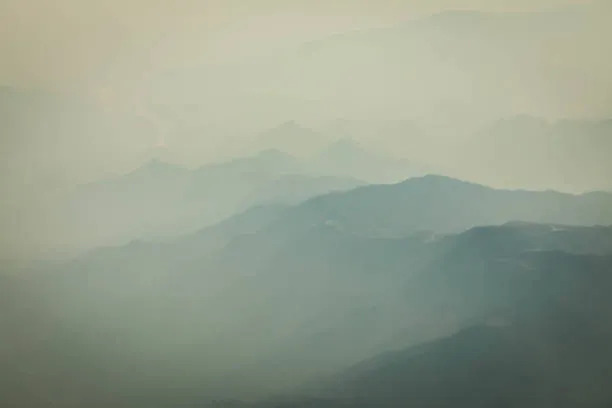
#> input picture imagem_baixo_contraste.jpg, 612 x 408 px
$ python aj_contraste.py
#> lines starting #> are read from the running program, lines starting #| are printed output that depends on the picture
import cv2

# Carrega a imagem
img = cv2.imread('imagem_baixo_contraste.jpg')
#> img is the input picture: shape (408, 612, 3); mean B, G, R 141.5, 157.9, 149.4

# Converte a imagem para escala de cinza
gray = cv2.cvtColor(img, cv2.COLOR_BGR2GRAY)
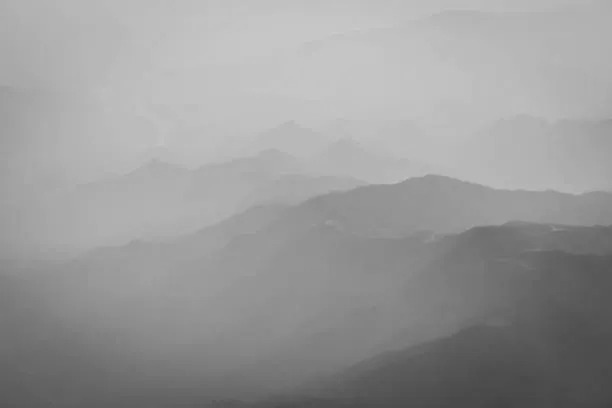
#> gray: shape (408, 612); min 65, max 203, mean 153.5

# Calcula o histograma da imagem em escala de cinza
hist = cv2.calcHist([gray],[0],None,[256],[0,256])
#> hist = 256 values, max 6897 at index 193, min 0 at index 0, mean 975.4

# Calcula os valores mínimo e máximo do histograma
min_val, max_val, min_loc, max_loc = cv2.minMaxLoc(hist)
#> min_val = 0; max_val = 6897; min_loc = (0, 0); max_loc = (0, 193)

# Normaliza os valores de pixel da imagem para o intervalo [0, 255]
adjusted = cv2.normalize(gray, None, alpha=0, beta=255, norm_type=cv2.NORM_MINMAX)
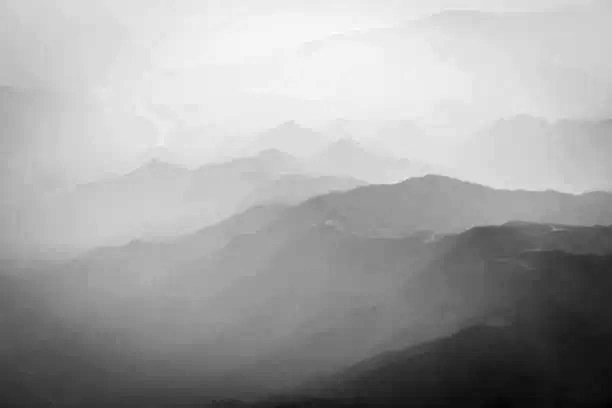
#> adjusted: shape (408, 612); min 0, max 255, mean 163.6

# Salva a imagem ajustada
cv2.imwrite('imagem_contraste_ajustado.jpg', adjusted)

$ run again, with imagem_1.jpg copied over imagem_baixo_contraste.jpg
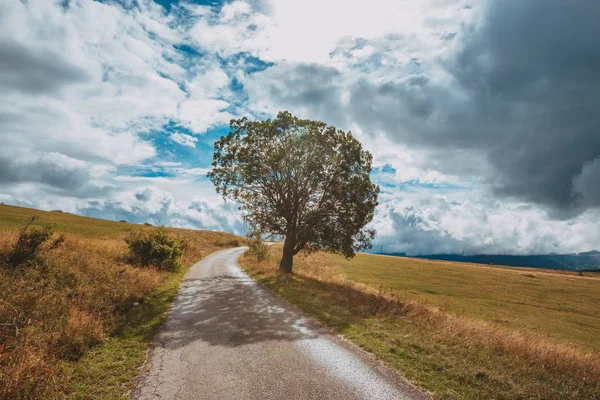
#> input picture imagem_1.jpg, 600 x 400 px
#> img is the input picture: shape (400, 600, 3); mean B, G, R 130, 138, 138.4
#> `gray = cv2.cvtColor(img, cv2.COLOR_BGR2GRAY)`:
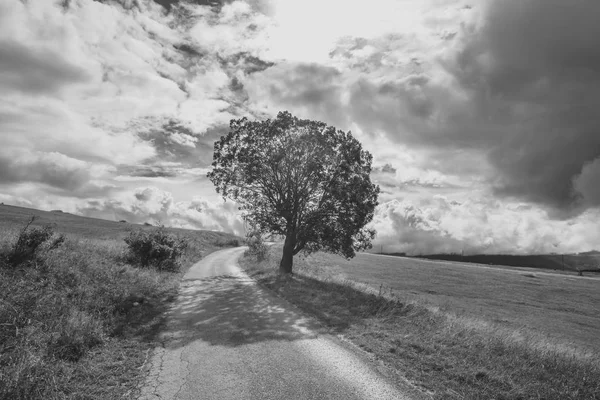
#> gray: shape (400, 600); min 19, max 243, mean 137.2
#> hist = 256 values, max 5900 at index 227, min 0 at index 0, mean 937.5
#> min_val = 0; max_val = 5900; min_loc = (0, 0); max_loc = (0, 227)
